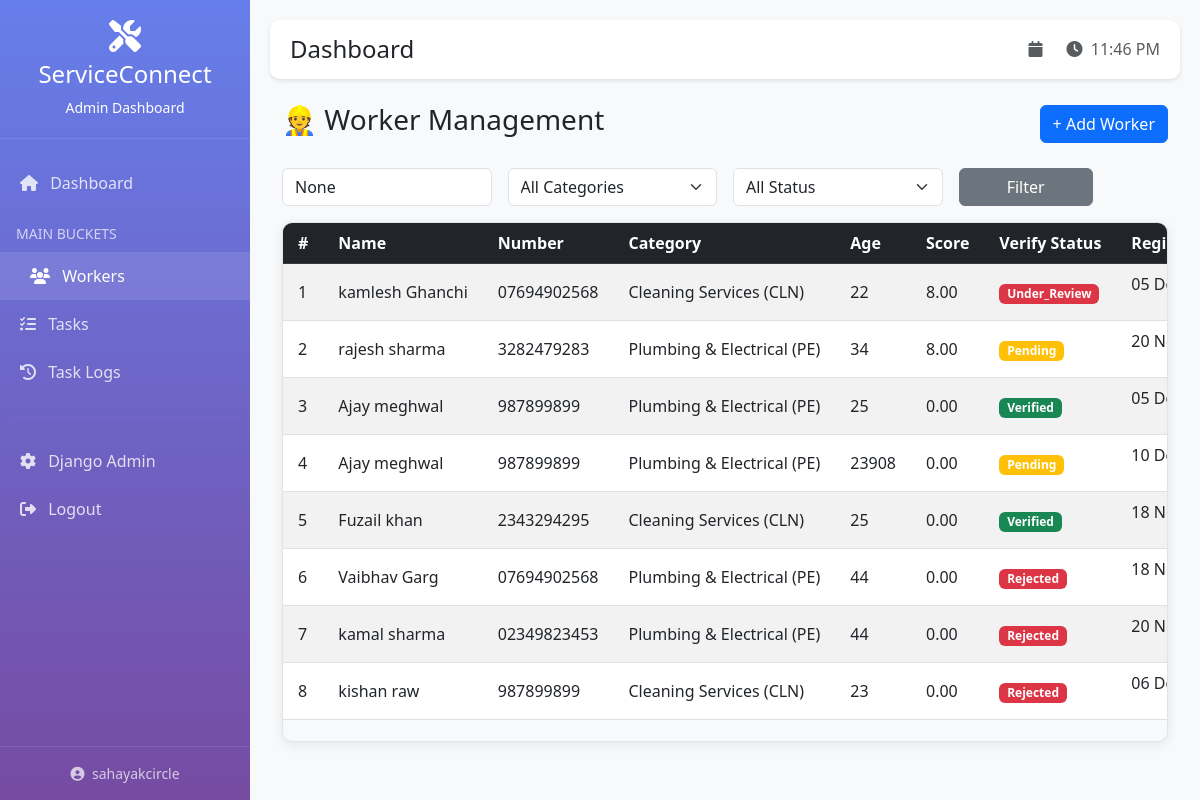
Page /dashboard/workers/ (signed in) on the committed database.
### apps/workers/models.py (models this page shows, shortened)
class Worker(models.Model):
    id = models.CharField(
        primary_key=True,
        max_length=25,     # safe for 20-char IDs
        editable=False,
        unique=True
    )
    VERIFICATION_STATUS = (
        ('verified', 'Verified'),
        ('rejected', 'Rejected'),
        ('under_review', 'Under Review'),
        ('pending', 'Pending'),
    )
    name = models.CharField(max_length=200)
    phone = models.CharField(max_length=15)
    whatsapp_no = models.CharField(max_length=15, blank=True, null=True)
    age = models.IntegerField(blank=True, null=True)
    aadhar_no = models.CharField(max_length=12, unique=True, blank=True, null=True)
    primary_category = models.ForeignKey(
        Category,
        on_delete=models.SET_NULL,
        null=True,
        related_name='primary_workers'
    )
    secondary_categories = models.ManyToManyField(
        Category,
        blank=True,
        related_name='secondary_workers'
    )
    location = models.ForeignKey(
        Location,
        on_delete=models.SET_NULL,
        null=True,
        blank=True
    )
    geo_location_link = models.URLField(blank=True, null=True)
    last_working_at = models.DateTimeField(blank=True, null=True)
    task_id_lst = models.TextField(blank=True, null=True)
    busy_dates = models.TextField(blank=True, null=True)
    ranking_score = models.DecimalField(max_digits=5, decimal_places=2, default=0)
    verification_status = models.CharField(
        max_length=20,
        choices=VERIFICATION_STATUS,
        default='pending'
    )
    aadhar_img_front = models.ImageField(upload_to='workers/aadhar/', blank=True, null=True)
    aadhar_img_back = models.ImageField(upload_to='workers/aadhar/', blank=True, null=True)
    selfie_img = models.ImageField(upload_to='workers/selfies/', blank=True, null=True)
    created_at = models.DateTimeField(auto_now_add=True)
    updated_at = models.DateTimeField(auto_now=True)
    class Meta:
        db_table = 'workers'
        ordering = ['-ranking_score', 'name']

### apps/categories/models.py (models this page shows, shortened)
class Category(models.Model):
    id = models.CharField(
        primary_key=True,
        max_length=25,
        editable=False,
        unique=True
    )
    name = models.CharField(max_length=200)
    code = models.CharField(max_length=50, unique=True)
    category_type = models.CharField(
        max_length=20,
        choices=(('primary', 'Primary Category'), ('subcategory', 'Subcategory')),
        default='primary'
    )
    priority = models.IntegerField(default=0)
    parent = models.ForeignKey(
        'self',
        on_delete=models.CASCADE,
        null=True,
        blank=True,
        related_name='subcategories',
        limit_choices_to={'category_type': 'primary'}
    )
    created_at = models.DateTimeField(auto_now_add=True)
    updated_at = models.DateTimeField(auto_now=True)
    class Meta:
        db_table = 'categories'
        ordering = ['priority', 'name']
    def __str__(self):
        if self.category_type == 'primary':
            return f"{self.name} ({self.code})"
        elif self.category_type == 'subcategory' and self.parent:
            return f"{self.parent.name} → {self.name} ({self.code})"
        return self.name

### apps/dashboard/views.py (the view)
# urls.py: path('workers/', views.worker_list, name='worker_list'),
@login_required(login_url='dashboard:login')
def worker_list(request):
    workers = Worker.objects.all().select_related('primary_category', 'location')
    status = request.GET.get('status')
    category = request.GET.get('category')
    search = request.GET.get('search')
    if status:
        workers = workers.filter(verification_status=status)
    if category:
        workers = workers.filter(primary_category_id=category)
    if search:
        workers = workers.filter(
            Q(name__icontains=search) |
            Q(phone__icontains=search) |
            Q(aadhar_no__icontains=search)
        )
    categories = Category.objects.filter(category_type='primary')
    locations = Location.objects.all()  # ADD THIS LINE!
    context = {
        'workers': workers,
        'categories': categories,
        'locations': locations,  # ADD THIS LINE!
        'selected_status': status,
        'selected_category': category,
        'search_query': search,
    }
    return render(request, 'dashboard/worker_list.html', context)

### templates/dashboard/worker_list.html (shortened to what this page needs)
{% extends 'dashboard/base.html' %}
{% block content %}
<div class="container mt-4">
    <div class="d-flex justify-content-between align-items-center mb-4">
        <h3>👷 Worker Management</h3>
        <button class="btn btn-primary" data-bs-toggle="modal" data-bs-target="#addWorkerModal">+ Add Worker</button>
    </div>
    <form method="get" class="row g-3 mb-3">
        <div class="col-md-3">
            <input type="text" name="search" class="form-control" value="{{ search_query }}" placeholder="Search by name or phone">
        </div>
        <div class="col-md-3">
            <select name="category" class="form-select">
                <option value="">All Categories</option>
            </select>
        </div>
        <div class="col-md-3">
            <select name="status" class="form-select">
                <option value="">All Status</option>
            </select>
        </div>
        <div class="col-md-2">
            <button class="btn btn-secondary w-100">Filter</button>
        </div>
    </form>
    <div class="table-horizontal-scroll">
        <table class="table table-striped table-hover align-middle">
            <thead class="table-dark">
                <tr>
                    <th>#</th>
                    <th>Name</th>
                    <th>Number</th>
                    <th>Category</th>
                    <th>Age</th>
                    <th>Score</th>
                    <th>Verify Status</th>
                    <th>Registration Date</th>
                </tr>
            </thead>
            <tbody>
                {% for w in workers %}
                <tr>
                    <td>{{ forloop.counter }}</td>
                    <td>{{ w.name }}</td>
                    <td>{{ w.phone }}</td>
                    <td>{{ w.primary_category }}</td>
                    <td>{{ w.age }}</td>
                    <td>{{ w.ranking_score }}</td>
                    <td>
                        <span class="badge
                            {% if w.verification_status == 'verified' %}bg-success
                            {% elif w.verification_status == 'pending' %}bg-warning
                            {% else %}bg-danger
                            {% endif %}">
                            {{ w.verification_status|title }}
                        </span>
                    </td>
                    <td>
                      <p>{{ w.created_at|date:"d M Y, h:i A" }}</p>
                    </td>
                </tr>
                {% endfor %}
            </tbody>
        </table>
    </div>
</div>
{% endblock %}

### templates/dashboard/base.html (shortened to what this page needs)
<!DOCTYPE html>
<html lang="en">
<head>
    <link href="https://cdn.jsdelivr.net/npm/bootstrap@5.3.0/dist/css/bootstrap.min.css" rel="stylesheet">
    <link rel="stylesheet" href="https://cdnjs.cloudflare.com/ajax/libs/font-awesome/6.4.0/css/all.min.css">
</head>
<body>
    <div class="sidebar">
        <div class="sidebar-header text-center">
            <i class="fas fa-tools fa-2x mb-2"></i>
            <h4>ServiceConnect</h4>
            <p class="mb-0 small">Admin Dashboard</p>
        </div>
        <div class="sidebar-menu">
            <a href="{% url 'dashboard:home' %}" class="{% if request.resolver_match.url_name == 'home' %}active{% endif %}">
                <i class="fas fa-home me-2"></i> Dashboard
            </a>
            <div class="px-3 pt-3 pb-2 text-uppercase small" style="opacity: 0.7;">
                Main Buckets
            </div>
            <a href="{% url 'dashboard:worker_list' %}" class="{% if 'worker' in request.resolver_match.url_name %}active{% endif %}">
                <i class="fas fa-users me-2"></i> Workers
            </a>
            <a href="{% url 'dashboard:task_list' %}" class="{% if 'task' in request.resolver_match.url_name %}active{% endif %}">
                <i class="fas fa-tasks me-2"></i> Tasks
            </a>
            <a href="{% url 'dashboard:task_log_history' %}" class="{% if 'log' in request.resolver_match.url_name %}active{% endif %}">
                <i class="fas fa-history me-2"></i> Task Logs
            </a>
            <hr style="border-color: rgba(255,255,255,0.1); margin: 20px 10px;">
            <a href="/{{ ADMIN_URL }}" target="_blank">
                <i class="fas fa-cog me-2"></i> Django Admin
            </a>
            <a href="{% url 'dashboard:logout' %}">
                <i class="fas fa-sign-out-alt me-2"></i> Logout
            </a>
        </div>
        <div class="px-3 py-3 border-top" style="border-color: rgba(255,255,255,0.1) !important; position: absolute; bottom: 0; width: 100%;">
            <small class="d-block text-center" style="opacity: 0.7;">
                <i class="fas fa-user-circle me-1"></i> {{ user.username }}
            </small>
        </div>
    </div>
    <div class="main-content">
        <div class="top-bar">
            <div>
                <h4 class="mb-0">{% block page_title %}Dashboard{% endblock %}</h4>
            </div>
            <div>
                <span class="text-muted me-3">
                    <i class="fas fa-calendar me-1"></i> {{ today|date:"d M Y" }}
                </span>
                <span class="text-muted">
                    <i class="fas fa-clock me-1"></i> <span id="current-time"></span>
                </span>
            </div>
        </div>
        {% block content %}{% endblock %}
    </div>
</body>
</html>

### templates/dashboard/base.html (style rules this page uses)
:root { --primary-color: #667eea; --secondary-color: #764ba2; --sidebar-width: 250px; }
body { font-family: 'Segoe UI', Tahoma, Geneva, Verdana, sans-serif; background: #f8f9fa; }
.sidebar { position: fixed; top: 0; left: 0; height: 100vh; width: var(--sidebar-width); background: linear-gradient(180deg, #667eea 0%, #764ba2 100%); color: white; overflow-y: auto; z-index: 1000; }
.sidebar-header { padding: 20px; border-bottom: 1px solid rgba(255,255,255,0.1); }
.sidebar-menu { padding: 20px 0; }
.sidebar-menu a { display: block; padding: 12px 20px; color: rgba(255,255,255,0.8); text-decoration: none; transition: all 0.3s; }
.sidebar-menu a:hover, .sidebar-menu a.active { background: rgba(255,255,255,0.1); color: white; padding-left: 30px; }
.main-content { margin-left: var(--sidebar-width); padding: 20px; }
.top-bar { background: white; padding: 15px 20px; border-radius: 10px; box-shadow: 0 2px 4px rgba(0,0,0,0.1); margin-bottom: 20px; display: flex; justify-content: space-between; align-items: center; }

### templates/dashboard/worker_list.html (style rules this page uses)
.table-horizontal-scroll { width: 100%; overflow-x: auto; overflow-y: hidden; white-space: nowrap; border: 1px solid #e3e3e3; border-radius: 10px; padding-bottom: 5px; box-shadow: 0 3px 12px rgba(0,0,0,0.08); }
.table-horizontal-scroll thead th { position: sticky; top: 0; background: #212529; color: white; z-index: 2; }
.table-horizontal-scroll td, .table-horizontal-scroll th { white-space: nowrap; padding: 8px 15px; }

### rows in the picture
Worker: name "kamlesh Ghanchi", phone "07694902568", primary_category "Cleaning Services (CLN)", age "22", ranking_score "8.00", verification_status "Under_Review", created_at "05…"
Worker: name "rajesh sharma", phone "3282479283", primary_category "Plumbing & Electrical (PE)", age "34", ranking_score "8.00", verification_status "Pending", created_at "20…"
Worker: name "Ajay meghwal", phone "987899899", primary_category "Plumbing & Electrical (PE)", age "25", ranking_score "0.00", verification_status "Verified", created_at "05…"
Worker: name "Ajay meghwal", phone "987899899", primary_category "Plumbing & Electrical (PE)", age "23908", ranking_score "0.00", verification_status "Pending", created_at "10…"
Worker: name "Fuzail khan", phone "2343294295", primary_category "Cleaning Services (CLN)", age "25", ranking_score "0.00", verification_status "Verified", created_at "18…"
Worker: name "Vaibhav Garg", phone "07694902568", primary_category "Plumbing & Electrical (PE)", age "44", ranking_score "0.00", verification_status "Rejected", created_at "18…"
Worker: name "kamal sharma", phone "02349823453", primary_category "Plumbing & Electrical (PE)", age "44", ranking_score "0.00", verification_status "Rejected", created_at "20…"
Worker: name "kishan raw", phone "987899899", primary_category "Cleaning Services (CLN)", age "23", ranking_score "0.00", verification_status "Rejected", created_at "06…"

### other values in the picture
{{ user.username }} "sahayakcircle"
